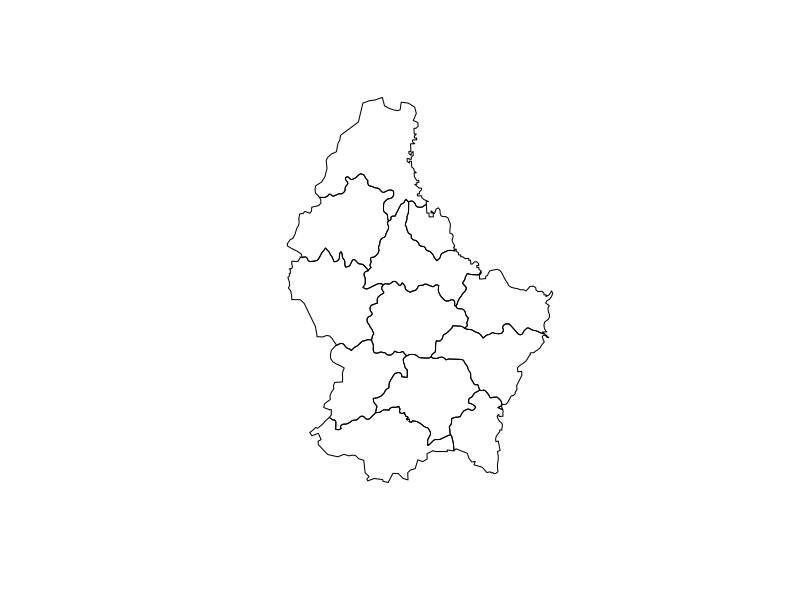
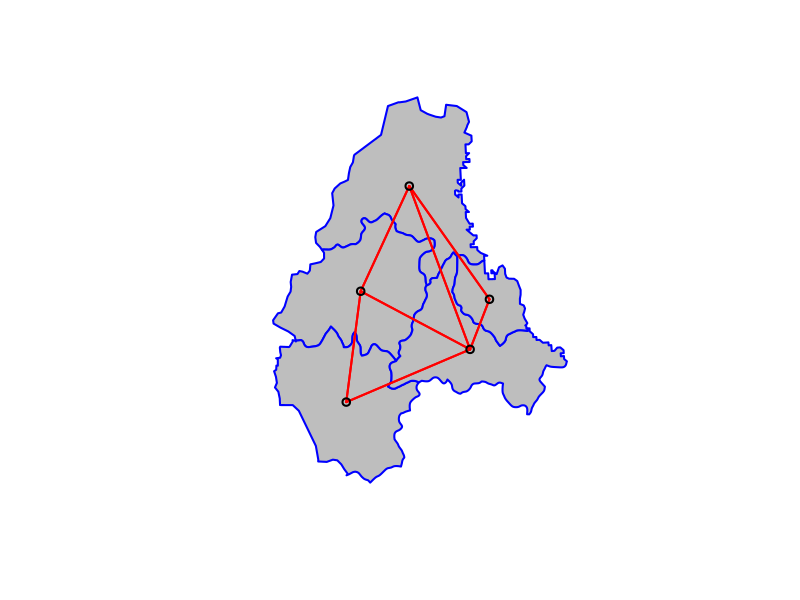
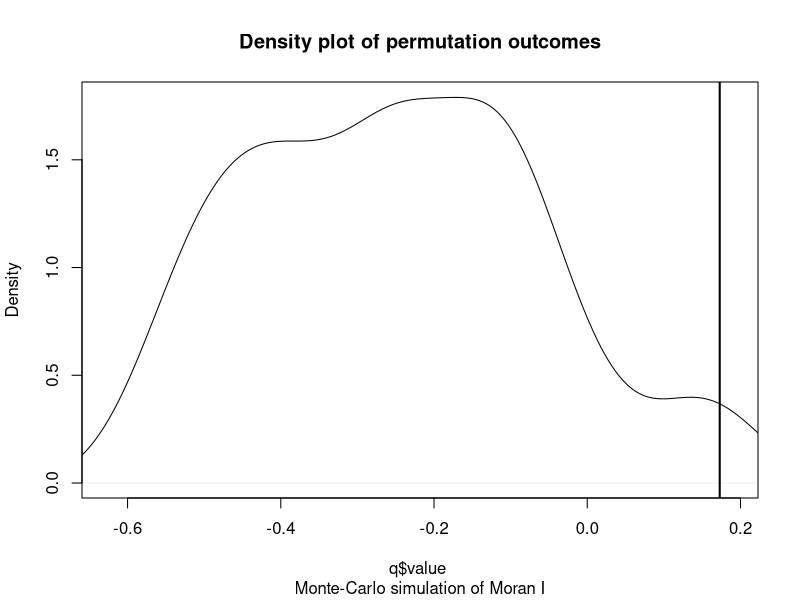
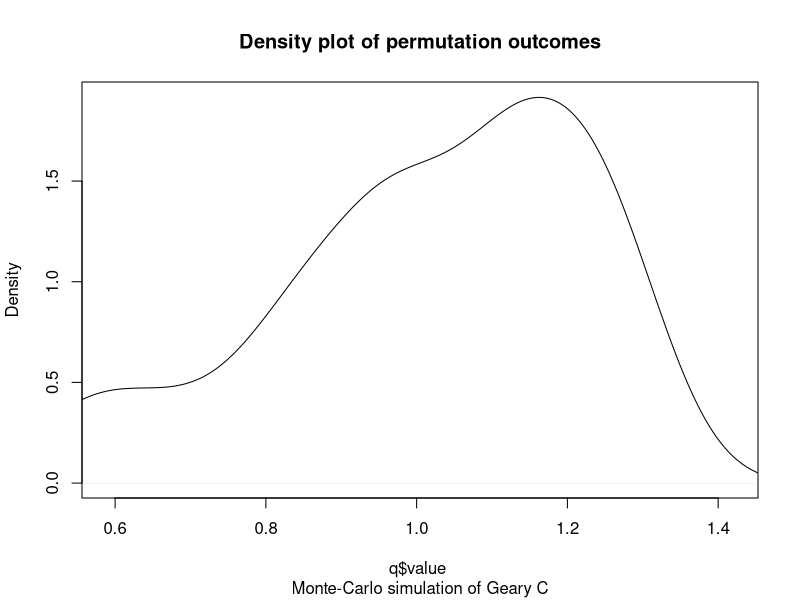

Source code (R) for these figures, in order:
## ---- chunk 1
##Example 1
x <- list(a=1:10, b=rnorm(10, 20, 5), 
              c=sample(c(TRUE, FALSE, NA), 10, replace=TRUE))

lapply(x, mean, na.rm=TRUE)

##Example 2
#lapply(1:10, function(i) runif(20, min=0, max=i))


##Example 3
y <- data.frame(replicate(8, sample(1:100, 10)))
#y is just some data being created

lapply(1:nrow(y), function(i) { #this is a for loop converted into an lapply. i want to do this for each row in y. i is going to take on the values from 1 to the number of rows in i. function(i) says: a function is coming next, and i is going to be the input of the function
#row <- unlist(y[i,]) #each row will be converted to a vector using unlist
#rowmean <- mean(row) #mean of each row
#(row-rowmean)^2/length(row) #finding mean square error for each row in df
})

## ---- chunk 2
vapply(1:4, function(i) (1:4)^i, c(id=0, squared=0, cubed=0, fourth=0))
#raising 1-4 to the power of i, each needs to be returned as a numeric vector c(id=0) is what tells it this
## ---- chunk 3
##Example 1: weighted means

xs <- replicate(5, runif(10), simplify = FALSE) #values
ws <- replicate(5, rpois(10, 5) + 1, simplify = FALSE) #weights

Map(weighted.mean, xs, ws)

##Example 2: Matrix multiplication

a <- matrix(1:25, nrow=5)
b <- matrix(26:50, nrow=5)

index <- expand.grid(1:ncol(b), 1:nrow(a))

m <- mapply(function(i,j) { #function i,j has two inputs, two arguments
		sum(a[i,] * b[,j])
	}, index[,1], index[,2])

## ---- chunk 4
library(raster)
p <- shapefile(system.file("external/lux.shp", package="raster"))
#install.packages("spdep")
library(spdep)
## ---- chunk 5
#rook's case neighbors
#poly2nb builds a neighbors list from polygons with contiguous boundaries. First argument is the polygons, second are the row names that are the region id, for queen, if true than a single shared point meets the conditions (queen's case). If false, then more than one point required (although this doesn't make a line.)
p
plot(p)
pdf <- as.data.frame(p) #plotted by district(?), not county
wr <- poly2nb(p, row.names=p$ID_2, queen=FALSE)
wr

#nb2mat generates a weights matric for a neighbors list. 1st argument is the neighbors list (from poly2nb), style refers to the coding scheme: B means basic binary, W is row standardized, C is global standardized. zero.policy=TRUE means weights list includes zero-length weights
wm <- nb2mat(wr, style='B', zero.policy = TRUE)
dim(wm)
wm

wm1 <- nb2mat(wr, style='W', zero.policy = TRUE)
wm1
wm2 <- nb2mat(wr, style='C', zero.policy = TRUE)
wm2
wm3 <- nb2mat(wr, style='S', zero.policy = TRUE)
wm3
## ---- chunk 6
q <- p[p$NAME_1=="Diekirch", ] #only taking the rows with "Dierkirch" in the Name_1 column
q$value <- c(10, 6, 4, 11, 6) #added a list of values to those elements
data.frame(q)
q #df of just Diekirch info
class(q) #spatial polygons df, sp
w <- poly2nb(q, row.names=q$ID) #making neighbors list from polygons list, can use spatial polygons df as "list" here
class(w) #nb
w
summary(w)
str(w)
head(w)
plot(q, col='gray', border='blue', lwd=2)
xy <- coordinates(q)
plot(w, xy, col='red', lwd=2, add=TRUE)
wwm <- nb2mat(w, style='B')
wwm
## ---- chunk 7
n <- length(q) #number of observations
n

y <- q$value #get the values added to the polygons
ybar <- mean(y) 

#(yi-ybar)(yj-ybar)
dy <- y - ybar #this is the variance of y as compared to the mean
dy
g <- expand.grid(dy, dy) #makes a df with 1 row for each combination of the supplied vectors, giving variance for each polygon
g
yiyj <- g[,1] * g[,2]

#or make a list of dy 2 times, then multiply
yi <- rep(dy, each=n) #repeats each value 5 times (b/c that's how many there were in dy)
yi
yj <- rep(dy)
yj #just dy
#yiyj <- yi * yj

pm <- matrix(yiyj, ncol=n) #matrix of paired values
pmw <- pm * wwm #sets values to zero for non-adjacent pairs
pmw
#sum all of it, gives top half of the second fraction
spmw <- sum(pmw)
spmw

#divide by sum of only the weights
smw <- sum(wwm)
sw  <- spmw / smw #this is the entire second fraction in moran's i

#now inverse variance of y, the first fraction
vr <- n / sum(dy^2)
MI <- vr * sw
MI #the value you get in the absence of spatial correlation, if the data is random. as n get's big, MI approaches 0

## ---- chunk 8
#moran's function
#w is the neighbors list based on the "values" column that was added to a subset of the data
ww <-  nb2listw(w, style='B')#gives weights to a list of neighbors
ww
#moran's function: 1st argument is the value vector, 2nd argument is the neighbors with weights list, 3rd argument is the number of objects (here it's 5), 4th argument, s0 is the sum of the weights. Interesting that you need to tell it the number of the sum, since those are already in ww.
length(ww$neighbours)

moran(q$value, ww, n=length(ww$neighbours), S0=Szero(ww))

#significance test
moran.test(q$value, ww, randomisation=FALSE)

#better to use monte carlo for significance!
moran.mc(q$value, ww, nsim=99)
plot(moran.mc(q$value, ww, nsim=99))
#changed it to q so it wouldn't get confused with p used in earlier 
## ---- chunk 9
geary(q$value, ww, n=length(ww$neighbours), n1= length(ww$neighbours)-1, S0=Szero(ww))
#geary's c= 0.5357143, k = 1.432464
# 0<c<=1 means positively autocorrelated

geary.test(q$value, ww, randomisation = TRUE, alternative = "greater")
#gives p value, sd, and variance, in addition to the c. similar info to moran.test
#Geary C statistic standard deviate =
#2.42, p-value = 0.007761
#alternative hypothesis: Expectation greater than statistic
#sample estimates:
#Geary C statistic       Expectation 
 #      0.53571429        1.00000000 
  #       Variance 
   #    0.03680884

geary.test(q$value, ww, randomisation = TRUE, alternative = "less")
#p-value = 0.9922
#greater or less return the same info except for the p value. 

#two ways of doing simulations to test significance of geary's c:
#bootstrap simulation of geary's c
geary.mc(q$value, ww, nsim=99, alternative = "greater", return_boot = TRUE)

#monte carlo simulation of geary's c
geary.mc(q$value, ww, nsim=99, alternative = "greater", return_boot = FALSE)
plot(geary.mc(q$value, ww, nsim=99, alternative = "greater", return_boot = FALSE))
